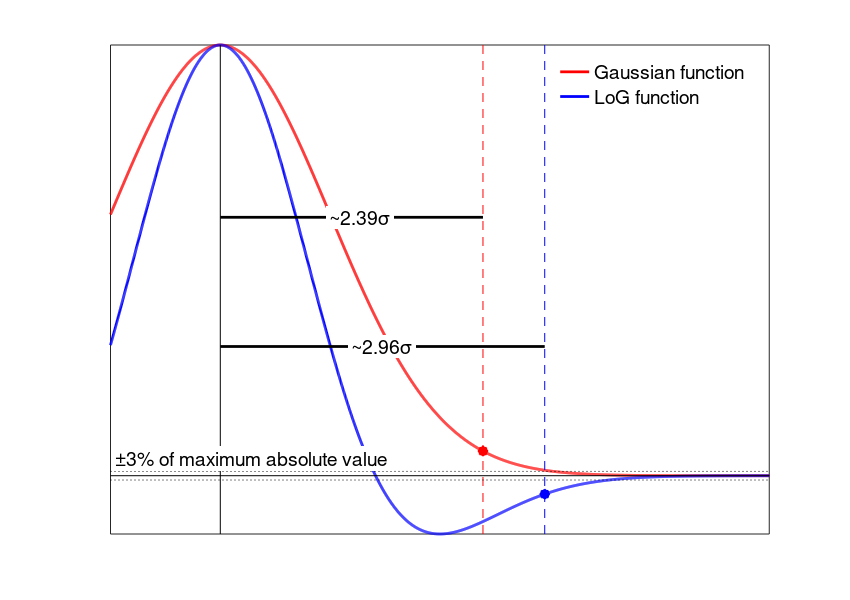

This figure's MATLAB source:
% GAUSSIAN & LoG KERNELS - 1D comparsion
clear all;
close all;

sigma = 4;

x = -1*sigma:0.01:5*sigma;
G = zeros(size(x));
LoG = zeros(size(x));
for i = 1:length(x)
    G(i) = exp(-(x(i)^2)/(2*sigma^2));
    LoG(i) = -((x(i)^2 - 2*sigma^2)/(sigma^4))*exp(-(x(i)^2)/(2*sigma^2));
end

G = G/max(G);
LoG = LoG/max(LoG);

factor = 0.01;
% ind_G e ind_LoG por amplitud:
% ind_G = find(abs(G)>factor*max(G),1,'last');
% ind_LoG = find(abs(LoG)>factor*max(LoG),1,'last');

area_G = cumtrapz(x,abs(G)); area_G = area_G/max(area_G);
area_LoG = cumtrapz(x,abs(LoG)); area_LoG = area_LoG/max(area_LoG);
% ind_G e ind_LoG por area:
ind_G = find(area_G>=(1-factor),1,'first');
ind_LoG = find(area_LoG>=(1-factor),1,'first');

h = figure('Name','Kernels comparsion','Color','white','Position',[100 100 800 500]);
plot(x,G,'-r','Linewidth',2); hold on; 
plot(x,LoG,'-b','Linewidth',2); axis tight;
%title('Comparison of Gaussian and LoG functions');
plot(x(ind_G),G(ind_G),'*r','Linewidth',5);
plot(x(ind_LoG),LoG(ind_LoG),'*b','Linewidth',5);
% L??neas:
line([0 0],[min(LoG) max(LoG)],'Color','k');
line([-1*sigma 5*sigma],[0 0],'Color','k');
line([x(ind_G) x(ind_G)],[min(LoG) max(LoG)],'Color','r','LineStyle','--');
line([x(ind_LoG) x(ind_LoG)],[min(LoG) max(LoG)],'Color','b','LineStyle','--');
h2 = get(h,'Children');
set(h2,'XTick',[]); set(h2,'YTick',[]);
line([-1*sigma 5*sigma],[factor*max(LoG) factor*max(LoG)],'Color','k','LineStyle',':');
line([-1*sigma 5*sigma],[-factor*max(LoG) -factor*max(LoG)],'Color','k','LineStyle',':');
line([0 x(ind_G)],[0.6*max(G) 0.6*max(G)],'Color','k','Linewidth',2);
line([0 x(ind_LoG)],[0.3*max(G) 0.3*max(G)],'Color','k','Linewidth',2);
% Referencias
font_size=14;
hleg = legend('Gaussian function','LoG function');
set(hleg,'box','Off','FontSize',font_size);
% Texto:

text(-0.95*sigma,(factor+0.03)*max(LoG),'\pm3% of maximum absolute value','FontSize',font_size,'BackgroundColor','white');
text(sigma,0.6*max(G),[sprintf('~%1.2f',x(ind_G)/sigma) '\sigma'],'FontSize',font_size,'BackgroundColor','white');
text(1.2*sigma,0.3*max(G),[sprintf('~%1.2f',x(ind_LoG)/sigma) '\sigma'],'FontSize',font_size,'BackgroundColor','white');
% Save
% print(h,'-depsc','kernels.eps');
%%
set(h,'PaperSize',[8.5 6])
set(h,'PaperPosition',[0 0 8.5 6])
%print(h,'-dpdf','-r500','kernels.pdf')
